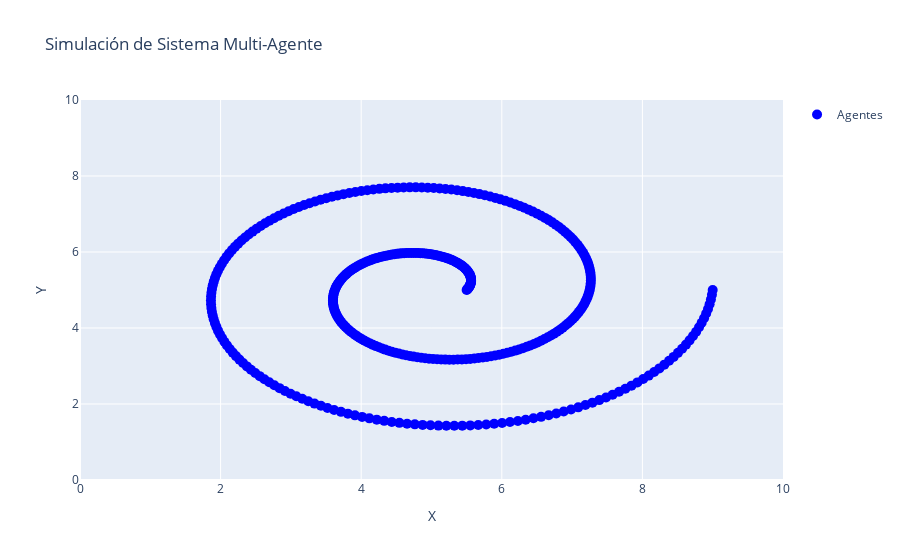

Notebook code for this chart:
### Markdown cell above
### Integrantes:
- Benjamín Maldonado
- Mario Rivera

### Code cell
import numpy as np
import plotly.graph_objs as go
from IPython.display import display, clear_output
import time

# Inicializamos la cantidad de agentes y la formación deseada
n_agents = 400  # Mínimo de 50 agentes
np.random.seed(42)  # Para reproducibilidad de la simulación

# Propuestas de figuras para simulación
# 1. Círculo: Una formación circular de agentes
angles_circle = np.linspace(0, 2 * np.pi, n_agents, endpoint=False)
radius_circle = 4
circle_positions = np.column_stack((5 + radius_circle * np.cos(angles_circle), 5 + radius_circle * np.sin(angles_circle)))

# 2. Espiral: Una formación en espiral para simular una progresión
angles_spiral = np.linspace(0, 4 * np.pi, n_agents)
radius_spiral = np.linspace(0.5, 4, n_agents)
spiral_positions = np.column_stack((5 + radius_spiral * np.cos(angles_spiral), 5 + radius_spiral * np.sin(angles_spiral)))

# 3. Estrella: Una figura de estrella de cinco puntas
angles_star = np.linspace(0, 4 * np.pi, 10, endpoint=False)
radius_star = np.array([4, 2] * 5)  # Alterna entre radios largo y corto
star_positions = np.column_stack((5 + radius_star * np.cos(angles_star), 5 + radius_star * np.sin(angles_star)))
interpolated_indices_star = np.linspace(0, len(star_positions) - 1, n_agents).astype(int)
star_positions = star_positions[interpolated_indices_star]

# Seleccionamos la formación deseada (elige una comentando/descomentando las siguientes líneas)
# desired_positions = circle_positions
desired_positions = spiral_positions
# desired_positions = star_positions

# Generamos posiciones iniciales aleatorias para los agentes en el plano XY
positions = np.random.rand(n_agents, 2) * 10  # Espacio inicial de 10x10 para los agentes

# Definimos los parámetros de control
alpha = 0.1  # Factor de adaptación de velocidad (cuanto más rápido se mueven los agentes)

# Función para crear la figura
def create_figure(positions):
    fig = go.Figure()
    fig.add_trace(go.Scatter(
        x=positions[:, 0],
        y=positions[:, 1],
        mode='markers',
        marker=dict(size=10, color='blue'),
        name='Agentes'
    ))
    fig.update_layout(
        title='Simulación de Sistema Multi-Agente',
        xaxis=dict(range=[0, 10]),
        yaxis=dict(range=[0, 10]),
        showlegend=True,
        xaxis_title='X',
        yaxis_title='Y'
    )
    return fig

# Mostramos la figura inicial
display(create_figure(positions))

# Función para actualizar las posiciones automáticamente
def animate():
    global positions
    for _ in range(100):  # Número de pasos de la animación
        # Calculamos la diferencia entre la posición deseada y la actual para cada agente
        diff = desired_positions - positions
        # Actualizamos las posiciones sumando una fracción (alpha) de la diferencia a la posición actual
        positions += alpha * diff
        # Limitamos las posiciones para mantener a los agentes dentro del espacio de 10x10
        positions = np.clip(positions, 0, 10)
        # Actualizamos la figura
        clear_output(wait=True)
        display(create_figure(positions))
        time.sleep(0.1)  # Pequeña pausa para visualizar el movimiento

# Ejecutamos la animación
animate()

### Figure 1 — Plotly figure (JSON) as saved in the notebook; plotly's stock layout.template omitted (floating-point values rounded to 4 significant figures; data arrays with more than 128 entries replaced by an {"elided": "..."} marker saying what was removed)
{"data": [{"marker": {"color": "blue", "size": 10}, "mode": "markers", "name": "Agentes", "type": "scatter", "x": {"elided": "400 float values"}, "y": {"elided": "400 float values"}}], "layout": {"showlegend": true, "title": {"text": "Simulación de Sistema Multi-Agente"}, "xaxis": {"range": [0, 10], "title": {"text": "X"}}, "yaxis": {"range": [0, 10], "title": {"text": "Y"}}}}
